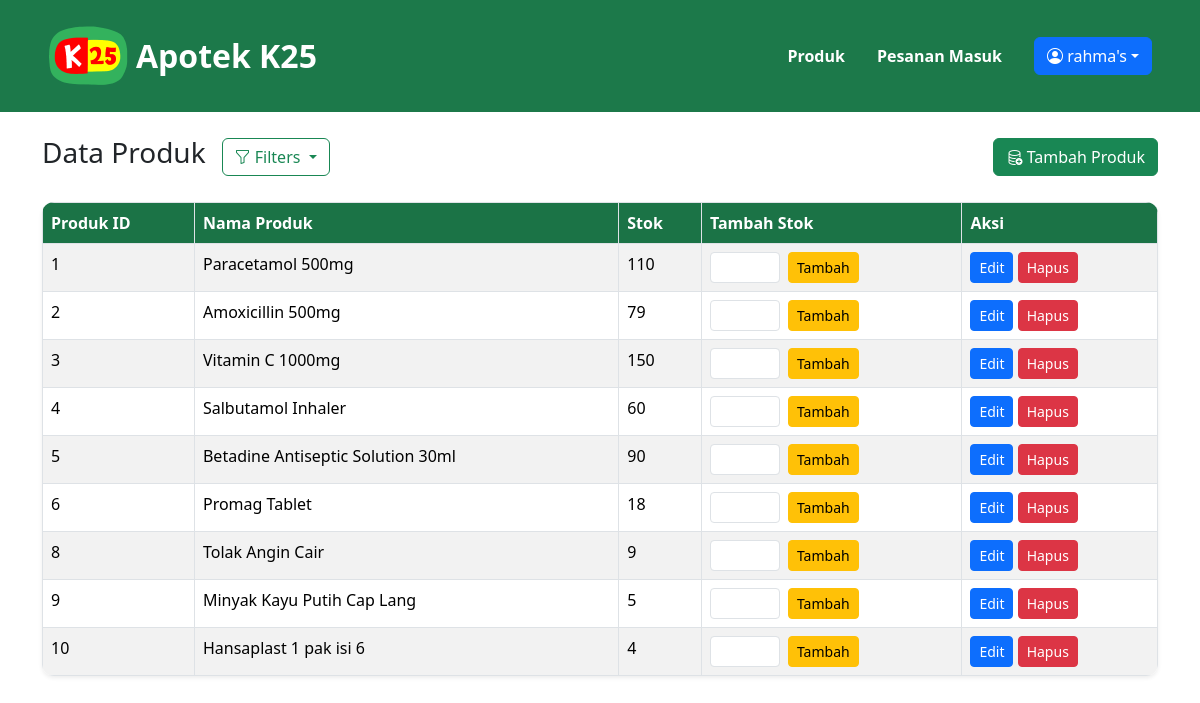
Page /admin/produk.php (signed in) on the committed database.
### tables this page shows
CREATE TABLE `obat` (
  `id_obat` int(11) NOT NULL,
  `gambar` varchar(255) DEFAULT NULL,
  `nama_obat` varchar(100) NOT NULL,
  `deskripsi` text DEFAULT NULL,
  `stok` int(11) DEFAULT 0,
  `harga` int(11) NOT NULL
);

### admin/produk.php (the view, shortened to what this page needs)
<?php
include "../connection.php";
?>
<!doctype html>
<html lang="en">
<head>
    <link rel="stylesheet" href="https://cdn.jsdelivr.net/npm/bootstrap-icons@1.13.1/font/bootstrap-icons.min.css">
    <link href="https://cdn.jsdelivr.net/npm/bootstrap@5.3.8/dist/css/bootstrap.min.css" rel="stylesheet">
</head>
<body style="background-color: #ffffff;">
    <?php include('adminHeader.php'); ?>
    <div class="container m-4 mx-auto">
        <div class="d-flex flex-wrap justify-content-between align-items-center">
            <div class="d-flex flex-wrap align-items-center gap-3">
                <h3>Data Produk</h3>
                <div class="dropdown">
                    <button type="button" class="btn btn-outline-success dropdown-toggle" data-bs-toggle="dropdown">
                        <i class="bi bi-funnel"></i> Filters
                    </button>
                </div>
            </div>
            <a href="tambah_produk.php" class="btn btn-success">
                <i class="bi bi-database-add"></i> Tambah Produk
            </a>
        </div><br>
        <table class="table table-striped table-bordered th-color shadow-sm" style="border-radius: 12px; overflow: hidden">
            <tr>
                <th>Produk ID</th>
                <th>Nama Produk</th>
                <th>Stok</th>
                <th>Tambah Stok</th>
                <th>Aksi</th>
            </tr>
            <tbody id="productList">
                <?php
                $sql = "SELECT * FROM obat";
                $query = mysqli_query($connect, $sql);
                while ($row = mysqli_fetch_assoc($query)) :
                ?>
                    <tr>
                        <td><?= $row['id_obat']; ?></td>
                        <td><?= $row['nama_obat']; ?></td>
                        <td><?= $row['stok']; ?></td>
                        <td>
                            <form action="produk.php" method="POST" class="d-flex align-items-center gap-2">
                                <input type="number" class="form-control form-control-sm" name="tambah_stok" min="1" style="width: 70px;">
                                <button class="btn btn-warning btn-sm">Tambah</button>
                            </form>
                        </td>
                        <td>
                            <a href="edit_produk.php?id=<?= $row['id_obat']; ?>" class="btn btn-primary btn-sm">Edit</a>
                            <a href="hapus_produk.php?id=<?= $row['id_obat']; ?>"
                               class="btn btn-danger btn-sm"
                               onclick="return confirm('Yakin hapus produk ini?');">
                                Hapus
                            </a>
                        </td>
                    </tr>
                <?php endwhile; ?>
            </tbody>
        </table>
    </div>
</body>
</html>

### admin/produk.php (style rules this page uses)
.th-color th { background-color: #1c794a; color: white; }

### rows in the picture
obat: id_obat "1", nama_obat "Paracetamol 500mg", stok "110"
obat: id_obat "2", nama_obat "Amoxicillin 500mg", stok "79"
obat: id_obat "3", nama_obat "Vitamin C 1000mg", stok "150"
obat: id_obat "4", nama_obat "Salbutamol Inhaler", stok "60"
obat: id_obat "5", nama_obat "Betadine Antiseptic Solution 30ml", stok "90"
obat: id_obat "6", nama_obat "Promag Tablet", stok "18"
obat: id_obat "8", nama_obat "Tolak Angin Cair", stok "9"
obat: id_obat "9", nama_obat "Minyak Kayu Putih Cap Lang", stok "5"
obat: id_obat "10", nama_obat "Hansaplast 1 pak isi 6", stok "4"

### other values in the picture
$username "rahma"
